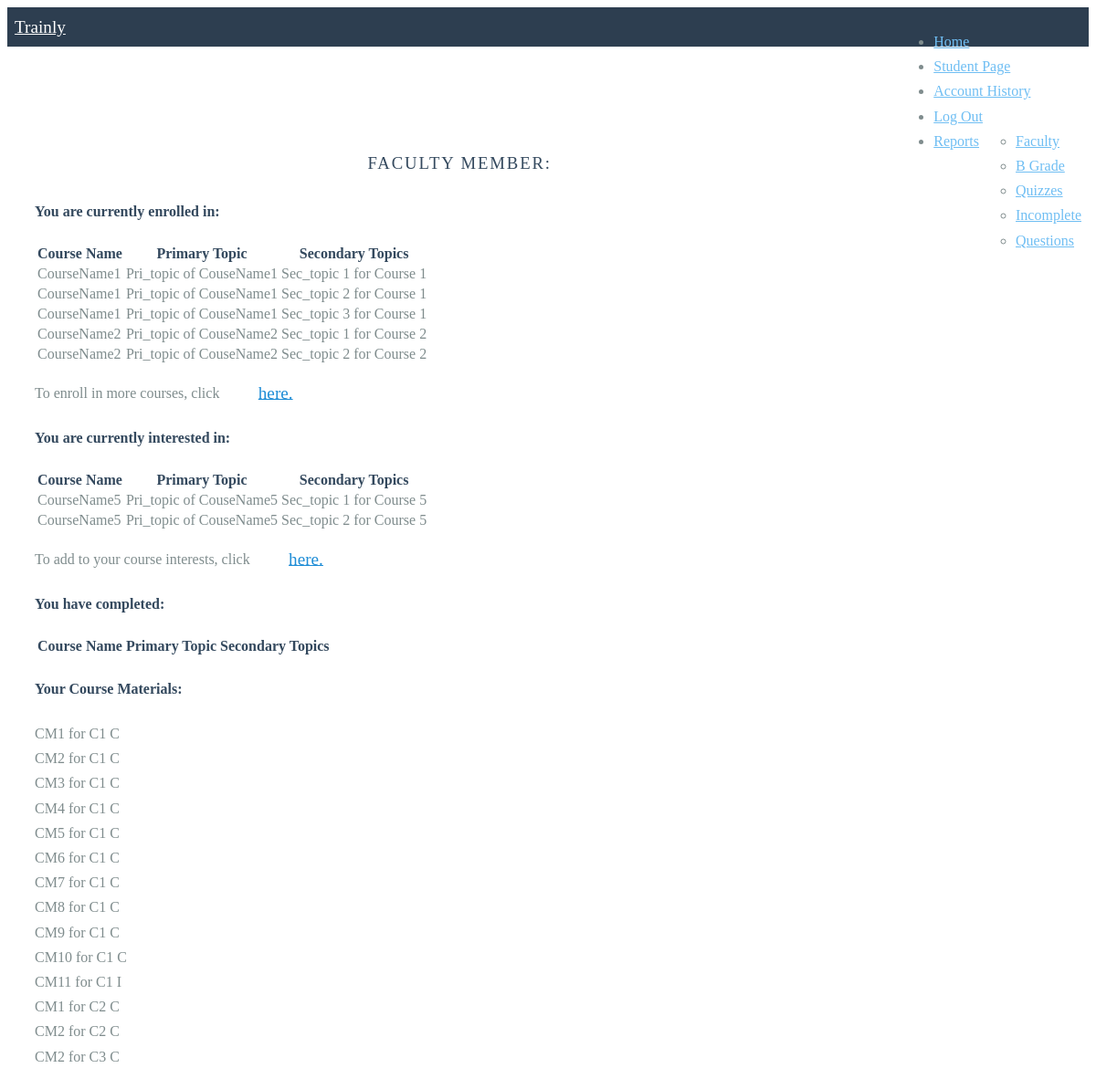
The page /homefaculty.php (signed in) on the database its author committed.
### tables this page shows
CREATE TABLE `Sec_topic` 
(
	`CourseID`	INTEGER NOT NULL,
	`Topic`	VARCHAR(255) NOT NULL,
	CONSTRAINT `PK_Sec_topic` PRIMARY KEY(`CourseID`,`Topic`)
);

CREATE TABLE `Course` 
(
	`CourseID`	INTEGER NOT NULL,
	`Name`	TEXT NOT NULL,
	`Description`	TEXT NOT NULL,
	`Icon`	BLOB NOT NULL,
	`Cost`	INTEGER NOT NULL,
	`Pri_topic`	TEXT NOT NULL,
	CONSTRAINT `PK_Course` PRIMARY KEY(`CourseID`)
);

CREATE TABLE `C_Material` 
(
	`CMID`	INTEGER NOT NULL,
	`CourseID`	INTEGER,
	`Name`	TEXT,
	CONSTRAINT `PK_C_Material` PRIMARY KEY(`CMID`, `CourseID`)
);

### homefaculty.php (the view, shortened to what this page needs)
<?php
    $servername = "localhost";
    $username = "root";
    $password = "";
    $dbname = "Trainly";
    $conn = mysqli_connect($servername, $username, $password, $dbname);
?>
<html>
<head>
    <link rel="stylesheet" href="https://unpkg.com/purecss@1.0.0/build/pure-min.css">
    <link rel="stylesheet" href="https://unpkg.com/purecss@1.0.0/build/grids-responsive-min.css">
    <link rel="stylesheet" href="home.css">
</head>
<body>
    <div class="header">
        <div class="home-menu pure-menu pure-menu-horizontal pure-menu-fixed">
            <a class="pure-menu-heading" href="index.php">Trainly</a>
            <ul class="pure-menu-list">
                <li class="pure-menu-item pure-menu"><a href="homefaculty.php" class="pure-menu-link">Home</a></li>
                                <li class="pure-menu-item"><a href="facultystuhome.php" class="pure-menu-link">Student Page</a></li>
                <li class="pure-menu-item"><a href="history.php" class="pure-menu-link">Account History</a></li>
                <li class="pure-menu-item"><a href="index.php" class="pure-menu-link">Log Out</a></li>
                <li class="pure-menu-item pure-menu-has-children pure-menu-allow-hover">
                <a href="#" id="menuLink1" class="pure-menu-link">Reports</a>
                <ul class="pure-menu-children">
                    <li class="pure-menu-item"><a href="ReportTask1.php" class="pure-menu-link">Faculty</a></li>
                    <li class="pure-menu-item"><a href="ReportTask2.php" class="pure-menu-link">B Grade</a></li>
                    <li class="pure-menu-item"><a href="ReportTask3.php" class="pure-menu-link">Quizzes</a></li>
                    <li class="pure-menu-item"><a href="ReportTask4.php" class="pure-menu-link">Incomplete</a></li>
                    <li class="pure-menu-item"><a href="ReportTask5.php" class="pure-menu-link">Questions</a></li>
                </ul>
                </li>
            </ul>
        </div>
    </div>
    <div class="content top-buffer-xl">
         <h3 class="content-head is-center">FACULTY MEMBER: <?php echo $_SESSION['first'] . " " . $_SESSION['last']; ?></h3>
    </div>
    <div class="pure-g" style="padding: 30px;">
        <p>
        <?php
            $email = $_SESSION['email'];
            $idsql = "SELECT s.StudentID FROM Student s WHERE s.Email = '$email'";
            $result2 = mysqli_query($conn, $idsql);
            $row = mysqli_fetch_assoc($result2);
            $id = ($row['StudentID']);
        $enrollcoursesql = "SELECT * FROM
            (SELECT c.Name AS Course_Name, c.Pri_Topic AS Primary_Topic, st.Topic AS Secondary_Topics, 'Enrolled' AS Category
            FROM ((Student s INNER JOIN Enroll_in e ON s.StudentID = e.StudentID)
           INNER JOIN Course c ON e.CourseID = c.CourseID)
           INNER JOIN Sec_topic st ON c.CourseID = st.CourseID
           WHERE s.StudentID = '$id'
           ORDER BY e.Rating DESC
           LIMIT 100) AS a";
        $enrollcourseresult = mysqli_query($conn, $enrollcoursesql);
        ?>
        <div class="pure-u-1-2">
            <h4>You are currently enrolled in:</h4>
            <p>
            <?php
                    echo "<table class='pure-table'><thead><tr><th><b>Course Name</th><th><b>Primary Topic</th><th><b>Secondary Topics</th></tr></thead><tbody>";
                    while($enrollcourserow = mysqli_fetch_assoc($enrollcourseresult))
                    {
                    $coursename = $enrollcourserow['Course_Name'];
                    $pritopic = $enrollcourserow['Primary_Topic'];
                    $sectopic = $enrollcourserow['Secondary_Topics'];
                    echo "<tr><td>".$coursename."</td><td>".$pritopic."</td><td>".$sectopic."</td></tr>";
                    }
                echo "</tbody></table>";
            ?>
            </p>
            <p>To enroll in more courses, click <a href="enroll.php" class="pure-button pure-button-primary">here.</a></p>
        </div>
        <div class="pure-u-1-2">
        <?php
            $interestcoursesql = "(SELECT c.Name AS Course_Name, c.Pri_Topic AS Primary_Topic, st.Topic AS Secondary_Topics,'Interested' AS Category
            FROM ((Student s INNER JOIN Interest i ON s.StudentID = i.StudentID)
           INNER JOIN Course c ON i.CourseID = c.CourseID)
           INNER JOIN Sec_topic st ON c.CourseID = st.CourseID
            WHERE s.StudentID = '$id')";
            $interestcourseresult = mysqli_query($conn, $interestcoursesql);
        ?>
        <h4>You are currently interested in:</h4>
        <p>
        <?php
        echo "<table class='pure-table'><thead><tr><th>Course Name</th><th>Primary Topic</th><th>Secondary Topics</th></tr></thead>";
        while($interestcourserow = mysqli_fetch_assoc($interestcourseresult))
        {
            $coursename = $interestcourserow['Course_Name'];
            $pritopic = $interestcourserow['Primary_Topic'];
            $sectopic = $interestcourserow['Secondary_Topics'];
            echo "<tr><td>".$coursename."</td><td>".$pritopic."</td><td>".$sectopic."</td></tr>";
        }
            echo "</table>";
        ?>
        </p>
         <p>To add to your course interests, click <a href="interest.php" class="pure-button pure-button-primary">here.</a></p>
        </div>
        <div class="pure-u-1-2">
        <h4>You have completed:</h4>
        <p>
        <?php
        echo "<table class='pure-table'><thead><tr><th><b>Course Name</th><th><b>Primary Topic</th><th><b>Secondary Topics</th></tr></thead><tbody>";
            echo "</tbody></table>";
        ?>
        </p>
        </div>
        <div class="pure-u-1-2">
            <h4>Your Course Materials:</h4>
            <?php
            $cmsql = "SELECT cm.Name AS Course_Material, IF(cc.cFlag =1, 'C', 'I') AS Complete_Incomplete
            FROM C_Material cm INNER JOIN Course c ON cm.CourseID = c.CourseID
            INNER JOIN CM_Complete cc ON cm.CMID = cc.CMID
            INNER JOIN Student s ON s.StudentID = cc.StudentID
            WHERE c.CourseID IN
            (
               SELECT c.CourseID
               FROM Course c INNER JOIN Enroll_in e ON c.CourseID = e.CourseID
                INNER JOIN Student s ON e.StudentID = s.StudentID
               WHERE s.StudentID = '$id'
            ) AND s.StudentID = '$id'";
            $cmresult = mysqli_query($conn, $cmsql);
            while ($cmrow = mysqli_fetch_assoc($cmresult))
            {
                echo $cmrow['Course_Material'] . "  " . $cmrow['Complete_Incomplete'] . "<br>";
            }
          ?>
        </div>
    </div>
</body>
</html>

### home.css (style rules this page uses)
* { -webkit-box-sizing: border-box; -moz-box-sizing: border-box; box-sizing: border-box; }
body { line-height: 1.7em; color: #7f8c8d; font-size: 12px; }
h1, h2, h3, h4, h5, h6, th { color: #34495e; }
.is-center { text-align: center; }
.pure-button { background-color: #1f8dd6; color: white; padding: 0.5em 2em; border-radius: 5px; }
a.pure-button-primary { background: white; color: #1f8dd6; border-radius: 5px; font-size: 120%; }
.top-buffer-xl { position: relative; top: 60px; }
.home-menu { padding: 0.5em; text-align: center; box-shadow: 0 1px 1px rgba(0,0,0, 0.10); }
.home-menu { background: #2d3e50; }
.pure-menu.pure-menu-fixed { border-bottom: none; z-index: 4; }
.home-menu .pure-menu-heading { color: white; font-weight: 400; font-size: 120%; }
.home-menu a { color: #6FBEF3; }
.content-head { font-weight: 400; text-transform: uppercase; letter-spacing: 0.1em; margin: 2em 0 1em; }
@media (min-width: 48em) { body { font-size: 16px; } }
@media (min-width: 48em) { .content { padding: 1em; } }
@media (min-width: 48em) { .home-menu { text-align: left; } }
@media (min-width: 48em) { .home-menu ul { float: right; } }

### rows shown on the page
sec_topic: CourseID.Name "CourseName5", CourseID.Pri_topic "Pri_topic of CouseName5", Topic "Sec_topic 1 for Course 5"
sec_topic: CourseID.Name "CourseName5", CourseID.Pri_topic "Pri_topic of CouseName5", Topic "Sec_topic 2 for Course 5"
c_material: Name "CM1 for C1", Complete_Incomplete "C"
c_material: Name "CM2 for C1", Complete_Incomplete "C"
c_material: Name "CM3 for C1", Complete_Incomplete "C"
c_material: Name "CM4 for C1", Complete_Incomplete "C"
c_material: Name "CM5 for C1", Complete_Incomplete "C"
c_material: Name "CM6 for C1", Complete_Incomplete "C"
c_material: Name "CM7 for C1", Complete_Incomplete "C"
c_material: Name "CM8 for C1", Complete_Incomplete "C"
c_material: Name "CM9 for C1", Complete_Incomplete "C"
c_material: Name "CM10 for C1", Complete_Incomplete "C"
c_material: Name "CM11 for C1", Complete_Incomplete "I"
c_material: Name "CM1 for C2", Complete_Incomplete "C"
c_material: Name "CM2 for C2", Complete_Incomplete "C"
c_material: Name "CM2 for C3", Complete_Incomplete "C"

### other values the page prints
$coursename "CourseName1"
$pritopic "Pri_topic of CouseName1"
$sectopic "Sec_topic 1 for Course 1"
$sectopic "Sec_topic 2 for Course 1"
$sectopic "Sec_topic 3 for Course 1"
$coursename "CourseName2"
$pritopic "Pri_topic of CouseName2"
$sectopic "Sec_topic 1 for Course 2"
$sectopic "Sec_topic 2 for Course 2"
